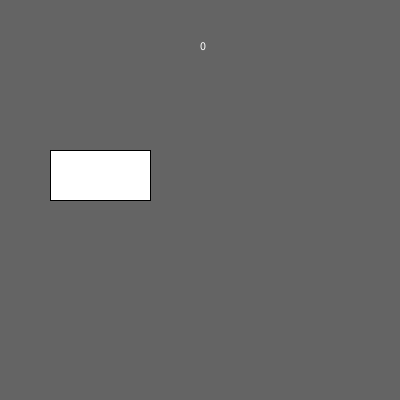
Frame 1 (no input)
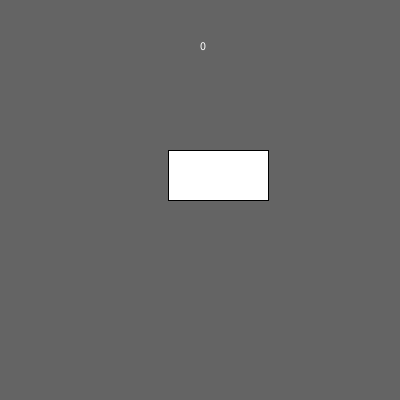
Frame 60 (the mouse pressed at the canvas centre just before this capture)
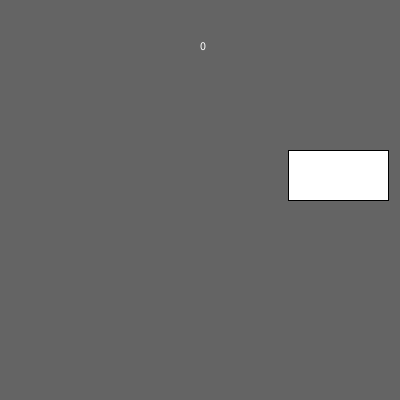
Frame 120 (the mouse held since frame 60 and released just before this capture)

The Processing sketch that drew these frames (run headless with seeded random() and noise(); from frame 60 on, the mouse is pressed at the canvas centre):

// Processing sketch: lesson13_score
// ── lesson13_score.pde
int x=50,y, speed=2;
void setup() {
  size(400, 400);
}

void draw() {
  background(100);
  fill(255);
  rect(x,150,100,50);
  x+=speed;
  text(y,200,50);
  if((x>width-100) || (x<0)) {
  speed*=-1;
  y++;
  }
}

//challenge: add one bouncing ball moving vertically and display score 
//use this to add "score" feature to previous code
